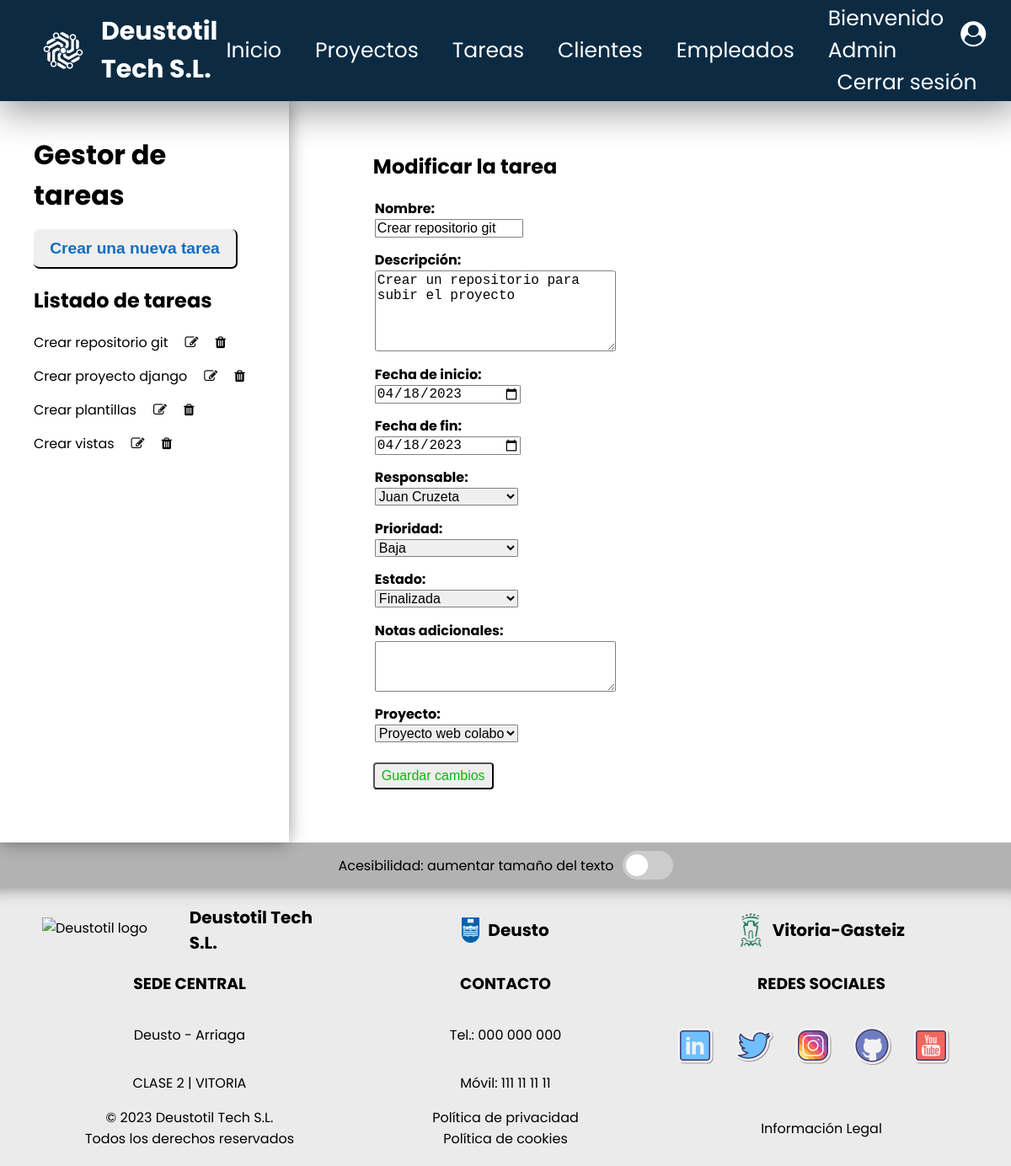
The app's page /appProyectos/tareas/1/tarea_update_form (signed in) with its own data.
### appProyectos/models.py (models this page shows, shortened)
class Tarea(models.Model):
    nombre = models.CharField(max_length=155)
    descripcion = models.CharField(max_length=255)
    fecha_inicio = models.DateField()
    fecha_fin = models.DateField()
    responsable = models.ForeignKey(Empleado, on_delete=models.CASCADE)
    prioridad = models.ForeignKey(Prioridad, on_delete=models.CASCADE)
    estado = models.ForeignKey(Estado, on_delete=models.CASCADE)
    notas = models.CharField(blank=True, max_length=255)
    proyecto = models.ForeignKey(Proyecto, on_delete=models.CASCADE)

class Empleado(models.Model):
    dni = models.CharField(max_length=9)
    nombre = models.CharField(max_length=155)
    apellido = models.CharField(max_length=155)
    email = models.EmailField(max_length=155)
    telefono = models.IntegerField()
    def __str__(self):
        return f"{self.nombre} {self.apellido}"

class Prioridad(models.Model):
    nombre = models.CharField(max_length=155)
    def __str__(self):
        return self.nombre

class Estado(models.Model):
    nombre = models.CharField(max_length=155)
    def __str__(self):
        return self.nombre

### appProyectos/views.py (the view, shortened to what this page needs)
# urls.py: path('tareas/<int:pk>/tarea_update_form', views.TareaUpdateView.as_view(), name='modificar tarea'),
class TareaUpdateView(LoginRequiredMixin, UpdateView):
    model = Tarea
    template_name_suffix = "_update_form"
    form_class = TareaForm
    success_url = reverse_lazy('index tareas')
    def get_context_data(self, **kwargs):
        context = super().get_context_data(**kwargs)
        context['tarea_list'] = Tarea.objects.order_by('id')
        return context

### appProyectos/forms.py
class TareaForm(ModelForm):
    descripcion = forms.CharField(label='Descripción:', widget=forms.Textarea(attrs={"rows":"5"}), required=False)
    fecha_inicio = forms.DateField(label='Fecha de inicio:', widget=forms.DateInput(attrs={'type': 'date'}))
    fecha_fin = forms.DateField(label='Fecha de fin:', widget=forms.DateInput(attrs={'type': 'date'}))
    notas = forms.CharField(label='Notas adicionales:', widget=forms.Textarea(attrs={"rows":"3"}), required=False)
    class Meta:
        model = Tarea
        fields = '__all__'

### appProyectos/models.py (called while the page is built)
    def __str__(self):
        return self.nombre

### appProyectos/templates/appProyectos/tarea_update_form.html (shortened to what this page needs)
{% extends "appProyectos/tarea_list.html" %}
{% block vista %}
    <h2>Modificar la tarea</h2>
    <form method="POST">
        <fieldset>
            {{ form.as_ul }}
        </fieldset>
        <input id="button-update" class="button-small" type="submit" value="Guardar cambios">
    </form>
</div>
{% endblock vista %}

### appProyectos/templates/appProyectos/tarea_list.html (shortened to what this page needs)
{% extends "base.html" %}
{% block contenido %}
<div id="container-main">
    <aside>
        <div>
            <h1>Gestor de tareas</h1>
        </div>
        <div>
            <a href="{% url 'registrar tarea' %}" class="button">
                <input class="button-big" type="button" value="Crear una nueva tarea">
            </a>
        </div>
        <div>
            <h2>Listado de tareas</h2>
            <nav>
            {% if tarea_list %}
            {% for t in tarea_list %}
            <div>
                <a href="{% url 'tarea' t.id %}">{{ t.nombre }}</a>
                <a href="{% url 'modificar tarea' t.id %}">
                    <i class="fa fa-pencil-square-o" aria-hidden="true"></i>
                </a>
                <a href="{% url 'borrar tarea' t.id %}">
                    <i class="fa fa-trash" aria-hidden="true"></i>
                </a>
            </div>
            {% endfor %}
            {% else %}
            <p>No hay tareas creadas.</p>
            {% endif %}
            </nav>
        </div>
    </aside>
    <section>
        {% block vista %}{% endblock vista %}
{% endblock contenido %}

### appProyectos/templates/base.html (shortened to what this page needs)
{% load static %}
<!DOCTYPE html>
<html lang="es">
<head>
    <link rel="stylesheet" href="{% static 'css/styles.css' %}?v=3.1">
    <link rel="stylesheet" href="https://cdnjs.cloudflare.com/ajax/libs/font-awesome/4.7.0/css/font-awesome.min.css">
</head>
<body>
    <header id="header-principal">
        <div>
            <a href="{% url 'index' 0 %}">
                <img src="{% static 'images/logo-white.png' %}" alt="Deustotil logo blue" />
                <span>Deustotil Tech S.L.</span>
            </a>
        </div>
        <nav>
            <ul>
                {% if request.user.is_authenticated %}
                <li>
                    <a href="{% url 'index' 0 %}">Inicio</a>
                </li>
                <li>
                    <a href="{% url 'index proyectos' %}">Proyectos</a>
                </li>
                <li>
                    <a href="{% url 'index tareas' %}">Tareas</a>
                </li>
                <li>
                    <a href="{% url 'index clientes' %}">Clientes</a>
                </li>
                <li>
                    <a href="{% url 'index empleados' %}">Empleados</a>
                </li>
                <div id="header-cuenta">
                <li>
                    <a href="{% url 'user' %}">Bienvenido {{ request.user | title }} <span><i class="fa fa-user-circle" aria-hidden="true"></i></span></a>
                </li>
                <li>
                    <a href="{% url 'logout' %}" class="btn btn-outline">Cerrar sesión</a>
                </li>
                </div>
	            {% endif %}
            </ul>
        </nav>
    </header>
    <main>
        {% block contenido %}
        {% endblock contenido %}
        <div id="accessibility-panel">
            <label for="switch-accessibility">Acesibilidad: aumentar tamaño del texto</label>
            <label class="switch">
                <span class="slider"></span>
            </label>
        </div>
    </main>
    <footer id="footer-principal">
        <div class="container-footer">
            <div class="item1-footer">
                <img src="{% static 'images/logo.png' %}" alt="Deustotil logo white">
                <span>Deustotil Tech S.L.</span>
            </div>
            <div class="item1-footer">
                <img src="{% static 'images/deusto-logo.png' %}" alt="Deusto logo">
                <span>Deusto</span>
            </div>
            <div class="item1-footer">
                <img id="logo-img-footer" src="{% static 'images/vitoria-logo.png' %}" alt="Vitoria-Gasteiz">
                <span >Vitoria-Gasteiz</span>
            </div>
        </div>
        <div class="container-footer">
            <div class="item2-footer">
                <h3>SEDE CENTRAL</h3>
                <p>Deusto - Arriaga</p>
                <p>CLASE 2 | VITORIA</p>
            </div>
            <div class="item2-footer">
                <h3>CONTACTO</h3>
                <a class="link-block" href="tel:000 000 000">
                    <p>Tel.: 000 000 000</p>
                </a>
                <a class="link-block" href="tel:111 111 111">
                    <p>Móvil: 111 11 11 11</p>
                </a>
            </div>
            <div class="item2-footer">
                <h3>REDES SOCIALES</h3>
                <div>
                    <ul>
                        <li>
                            <a href="">
                                <img src="{% static 'images/linkedin-logo.png' %}" alt="logo linkedin">
                            </a>
                        </li>
                        <li>
                            <a href="">
                                <img src="{% static 'images/twitter-logo.png' %}" alt="logo twitter">
                            </a>
                        </li>
                        <li>
                            <a href="">
                                <img src="{% static 'images/instagram-logo.png' %}" alt="logo instagram">
                            </a>
                        </li>
                        <li>
                            <a href="https://github.com/MauricioTS15/proyectoColaborativo">
                                <img src="{% static 'images/github-logo.png' %}" alt="logo github">
                            </a>
                        </li>
                        <li>
                            <a href="">
                                <img src="{% static 'images/youtube-logo.png' %}" alt="logo youtube">
                            </a>
                        </li>
                    </ul>
                </div>
            </div>
        </div>
        <div class="container-footer">
            <div class="item3-footer">
                <span>© 2023 Deustotil Tech S.L.</span>
                <span>Todos los derechos reservados</span>
            </div>
            <div class="item3-footer">
                <a class="link-block" href="">
                    <span>Política de privacidad</span>
                </a>
                <a class="link-block" href="">
                    <span>Política de cookies</span>
                </a>
            </div>
            <div class="item3-footer">
                <a class="link-block" href="">
                    <span>Información Legal</span>
                </a>
            </div>
        </div>
    </footer>
</body>
</html>

### appProyectos/static/css/styles.css (style rules this page uses)
#header-principal { position: fixed; background-color: #0C2B43; display: flex; width: 100%; justify-content: space-between; height: 120px; align-items: center; box-shadow: 4px 7px 45px 5px rgba(0, 0, 0, 0.4); }
#header-principal div { display: flex; align-items: center; }
#header-principal div a { display: flex; align-items: center; text-decoration: none; }
#header-principal div a img { display: flex; align-items: center; margin-left: 50px; height: 50px; }
#header-principal div a span { font-size: 30px; color: white; font-weight: bold; margin-left: 20px; }
#header-principal nav { font-size: 25px; cursor: pointer; margin-right: 50px; }
#header-principal nav ul { display: flex; list-style: none; align-items: center; }
#header-principal nav ul li { margin: 0 20px; }
#header-principal nav ul li a { color: white; text-decoration: none; }
#header-cuenta { display: flex; flex-direction: column; }
#footer-principal { background-color: rgb(235, 235, 235); margin: 0; width: 100%; box-shadow: 0 20px 20px -20px rgba(0, 0, 0, 0.45) inset; padding-top: 20px; padding-bottom: 20px; }
.container-footer { display: flex; justify-content: space-between; margin-left: 50px; margin-right: 50px; }
.item1-footer { display: flex; align-items: center; justify-content: center; width: 350px; }
.item1-footer img { height: 30px; }
.item1-footer span { font-size: 20px; font-weight: bold; margin-left: 10px; }
#logo-img-footer { height: 60px; }
.item2-footer { display: flex; flex-direction: column; align-items: center; width: 350px; }
.item2-footer ul { display: flex; padding-left: 0; }
.item2-footer ul li { display: flex; margin-right: 20px; }
.item2-footer ul li img { width: 50px; transition: transform .1s; }
.item3-footer { display: flex; width: 350px; flex-direction: column; justify-content: center; align-items: center; }
.link-block { text-decoration: none; color: black; }
body { font-family: 'Poppins', sans-serif; margin: 0 auto; }
main { padding-top: 120px; }
img { max-width: 100%; }
h1 { margin: 0 auto; }
.button { text-decoration: none; }
.button-big { border-radius: 7px; border-top: none; border-left: none; padding: 0.6em 1em; font-size: larger; font-weight: bold; color: rgb(17, 108, 194); transition: transform .1s; }
.button-small { border-radius: 4px; padding: 0.3em 0.5em; font-size: medium; color: rgb(17, 108, 194); transition: transform .1s; }
#button-update { color: rgb(13, 180, 13); }
#container-main { display: flex; }
#container-main aside { padding: 40px; width: 28%; height: 100vh; box-shadow: 0px 0px 20px -1px rgba(0, 0, 0, 0.45); }
#container-main aside h1 { font-size: 2em; margin-bottom: 0.5em; }
#container-main aside nav div { display: flex; flex-direction: row; }
#container-main aside nav div a { display: flex; text-decoration: none; color: black; margin-bottom: 15px; margin-right: 10px; }
#container-main aside nav div i { display: flex; align-items: center; margin-left: 10px; background-color: white; }
#container-main section { padding: 40px 100px; width: 70%; }
#accessibility-panel { background-color: rgb(178 178 178); padding: 10px; display: flex; justify-content: center; align-items: center; gap: 10px; }
.switch { position: relative; display: inline-block; width: 60px; height: 34px; }
.slider { position: absolute; cursor: pointer; top: 0; left: 0; right: 0; bottom: 0; background-color: #ccc; -webkit-transition: .4s; transition: .4s; border-radius: 34px; }
.slider:before { position: absolute; content: ""; height: 26px; width: 26px; left: 4px; bottom: 4px; background-color: white; -webkit-transition: .4s; transition: .4s; border-radius: 50%; }
form fieldset { border: none; max-width: 400px; padding: 0; margin-bottom: 10px; }
form fieldset li { display: flex; flex-direction: column; }
form fieldset label { font-weight: bold; font-size: 16px; }
form fieldset input, textarea, select { margin-bottom: 0.9em; border: 1px solid grey; border-radius: 2%; }
form fieldset textarea { width: 280px; font-size: 16px; }
form fieldset input, select { width: 170px; font-size: 16px; }

### records on screen
Tarea: nombre "Crear repositorio git", descripcion "Crear un repositorio para subir el proyecto", fecha_inicio "04/18/2023", fecha_fin "04/18/2023", responsable "Juan Cruzeta", prioridad "Baja", estado "Finalizada", proyecto "Proyecto web colaborativo"
Tarea: nombre "Crear proyecto django"
Tarea: nombre "Crear plantillas"
Tarea: nombre "Crear vistas"

### other values on screen
{{ request.user | title }} "Admin"
